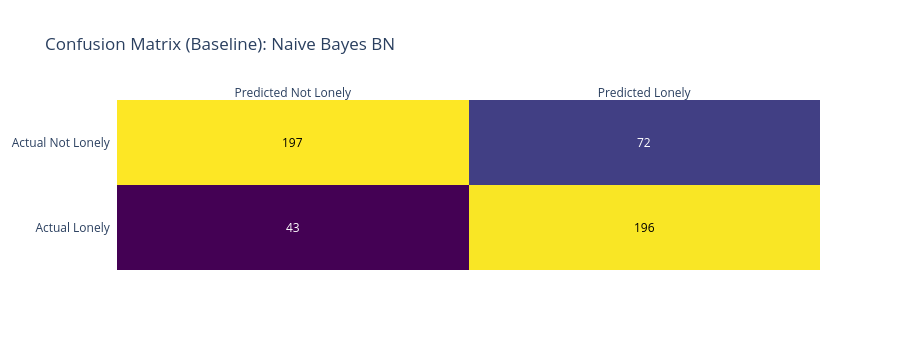
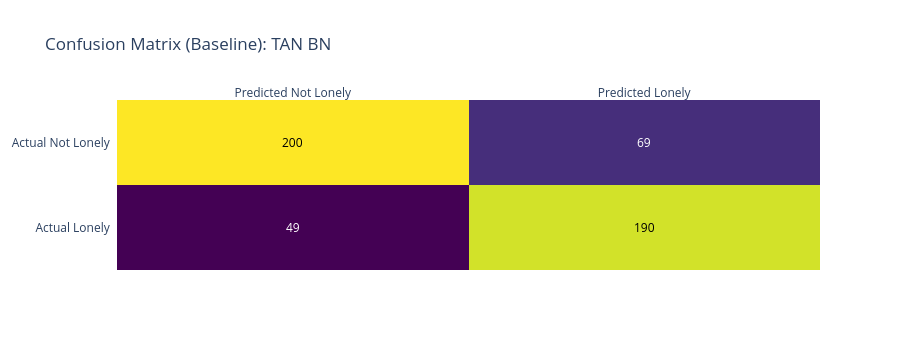
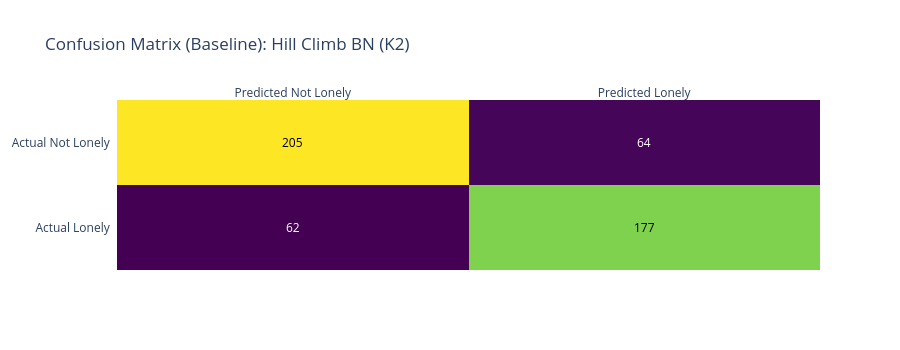
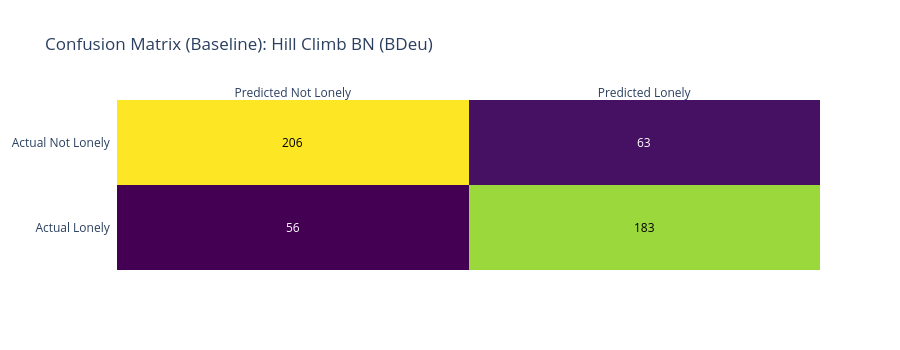

The notebook cell saved with these charts, in order:
### Code cell
# Confusion matrices
for name in cm_data:
    cm = cm_data[name]
    fig_cm = ff.create_annotated_heatmap(
        z=cm.tolist(),
        x=['Predicted Not Lonely', 'Predicted Lonely'],
        y=['Actual Not Lonely', 'Actual Lonely'],
        annotation_text=[[str(y) for y in x] for x in cm.tolist()],
        colorscale='Viridis'
    )
    fig_cm.update_layout(title_text=f'Confusion Matrix (Baseline): {name}',
                         yaxis=dict(autorange='reversed'), height=350)
    fig_cm.show()

### Figure 1 — Plotly figure (JSON) as saved in the notebook; plotly's stock layout.template omitted (floating-point values rounded to 4 significant figures)
{"data": [{"colorscale": [[0.0, "#440154"], [0.1111, "#482878"], [0.2222, "#3e4989"], [0.3333, "#31688e"], [0.4444, "#26828e"], [0.5556, "#1f9e89"], [0.6667, "#35b779"], [0.7778, "#6ece58"], [0.8889, "#b5de2b"], [1.0, "#fde725"]], "reversescale": false, "showscale": false, "x": ["Predicted Not Lonely", "Predicted Lonely"], "y": ["Actual Not Lonely", "Actual Lonely"], "z": [[197, 72], [43, 196]], "type": "heatmap"}], "layout": {"annotations": [{"font": {"color": "#000000"}, "showarrow": false, "text": "197", "x": "Predicted Not Lonely", "xref": "x", "y": "Actual Not Lonely", "yref": "y"}, {"font": {"color": "#FFFFFF"}, "showarrow": false, "text": "72", "x": "Predicted Lonely", "xref": "x", "y": "Actual Not Lonely", "yref": "y"}, {"font": {"color": "#FFFFFF"}, "showarrow": false, "text": "43", "x": "Predicted Not Lonely", "xref": "x", "y": "Actual Lonely", "yref": "y"}, {"font": {"color": "#000000"}, "showarrow": false, "text": "196", "x": "Predicted Lonely", "xref": "x", "y": "Actual Lonely", "yref": "y"}], "xaxis": {"dtick": 1, "gridcolor": "rgb(0, 0, 0)", "side": "top", "ticks": ""}, "yaxis": {"dtick": 1, "ticks": "", "ticksuffix": "  ", "autorange": "reversed"}, "title": {"text": "Confusion Matrix (Baseline): Naive Bayes BN"}, "height": 350}}

### Figure 2 — Plotly figure (JSON) as saved in the notebook; plotly's stock layout.template omitted (floating-point values rounded to 4 significant figures)
{"data": [{"colorscale": [[0.0, "#440154"], [0.1111, "#482878"], [0.2222, "#3e4989"], [0.3333, "#31688e"], [0.4444, "#26828e"], [0.5556, "#1f9e89"], [0.6667, "#35b779"], [0.7778, "#6ece58"], [0.8889, "#b5de2b"], [1.0, "#fde725"]], "reversescale": false, "showscale": false, "x": ["Predicted Not Lonely", "Predicted Lonely"], "y": ["Actual Not Lonely", "Actual Lonely"], "z": [[200, 69], [49, 190]], "type": "heatmap"}], "layout": {"annotations": [{"font": {"color": "#000000"}, "showarrow": false, "text": "200", "x": "Predicted Not Lonely", "xref": "x", "y": "Actual Not Lonely", "yref": "y"}, {"font": {"color": "#FFFFFF"}, "showarrow": false, "text": "69", "x": "Predicted Lonely", "xref": "x", "y": "Actual Not Lonely", "yref": "y"}, {"font": {"color": "#FFFFFF"}, "showarrow": false, "text": "49", "x": "Predicted Not Lonely", "xref": "x", "y": "Actual Lonely", "yref": "y"}, {"font": {"color": "#000000"}, "showarrow": false, "text": "190", "x": "Predicted Lonely", "xref": "x", "y": "Actual Lonely", "yref": "y"}], "xaxis": {"dtick": 1, "gridcolor": "rgb(0, 0, 0)", "side": "top", "ticks": ""}, "yaxis": {"dtick": 1, "ticks": "", "ticksuffix": "  ", "autorange": "reversed"}, "title": {"text": "Confusion Matrix (Baseline): TAN BN"}, "height": 350}}

### Figure 3 — Plotly figure (JSON) as saved in the notebook; plotly's stock layout.template omitted (floating-point values rounded to 4 significant figures)
{"data": [{"colorscale": [[0.0, "#440154"], [0.1111, "#482878"], [0.2222, "#3e4989"], [0.3333, "#31688e"], [0.4444, "#26828e"], [0.5556, "#1f9e89"], [0.6667, "#35b779"], [0.7778, "#6ece58"], [0.8889, "#b5de2b"], [1.0, "#fde725"]], "reversescale": false, "showscale": false, "x": ["Predicted Not Lonely", "Predicted Lonely"], "y": ["Actual Not Lonely", "Actual Lonely"], "z": [[205, 64], [62, 177]], "type": "heatmap"}], "layout": {"annotations": [{"font": {"color": "#000000"}, "showarrow": false, "text": "205", "x": "Predicted Not Lonely", "xref": "x", "y": "Actual Not Lonely", "yref": "y"}, {"font": {"color": "#FFFFFF"}, "showarrow": false, "text": "64", "x": "Predicted Lonely", "xref": "x", "y": "Actual Not Lonely", "yref": "y"}, {"font": {"color": "#FFFFFF"}, "showarrow": false, "text": "62", "x": "Predicted Not Lonely", "xref": "x", "y": "Actual Lonely", "yref": "y"}, {"font": {"color": "#000000"}, "showarrow": false, "text": "177", "x": "Predicted Lonely", "xref": "x", "y": "Actual Lonely", "yref": "y"}], "xaxis": {"dtick": 1, "gridcolor": "rgb(0, 0, 0)", "side": "top", "ticks": ""}, "yaxis": {"dtick": 1, "ticks": "", "ticksuffix": "  ", "autorange": "reversed"}, "title": {"text": "Confusion Matrix (Baseline): Hill Climb BN (K2)"}, "height": 350}}

### Figure 4 — Plotly figure (JSON) as saved in the notebook; plotly's stock layout.template omitted (floating-point values rounded to 4 significant figures)
{"data": [{"colorscale": [[0.0, "#440154"], [0.1111, "#482878"], [0.2222, "#3e4989"], [0.3333, "#31688e"], [0.4444, "#26828e"], [0.5556, "#1f9e89"], [0.6667, "#35b779"], [0.7778, "#6ece58"], [0.8889, "#b5de2b"], [1.0, "#fde725"]], "reversescale": false, "showscale": false, "x": ["Predicted Not Lonely", "Predicted Lonely"], "y": ["Actual Not Lonely", "Actual Lonely"], "z": [[206, 63], [56, 183]], "type": "heatmap"}], "layout": {"annotations": [{"font": {"color": "#000000"}, "showarrow": false, "text": "206", "x": "Predicted Not Lonely", "xref": "x", "y": "Actual Not Lonely", "yref": "y"}, {"font": {"color": "#FFFFFF"}, "showarrow": false, "text": "63", "x": "Predicted Lonely", "xref": "x", "y": "Actual Not Lonely", "yref": "y"}, {"font": {"color": "#FFFFFF"}, "showarrow": false, "text": "56", "x": "Predicted Not Lonely", "xref": "x", "y": "Actual Lonely", "yref": "y"}, {"font": {"color": "#000000"}, "showarrow": false, "text": "183", "x": "Predicted Lonely", "xref": "x", "y": "Actual Lonely", "yref": "y"}], "xaxis": {"dtick": 1, "gridcolor": "rgb(0, 0, 0)", "side": "top", "ticks": ""}, "yaxis": {"dtick": 1, "ticks": "", "ticksuffix": "  ", "autorange": "reversed"}, "title": {"text": "Confusion Matrix (Baseline): Hill Climb BN (BDeu)"}, "height": 350}}
